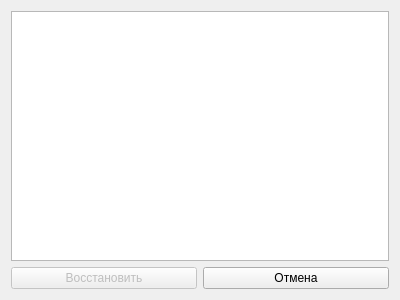
<?xml version="1.0" encoding="UTF-8"?>
<ui version="4.0">
 <class>RestoreDialog</class>
 <widget class="QDialog" name="RestoreDialog">
  <property name="windowTitle">
   <string>Выберите точку восстановления</string>
  </property>
  <property name="minimumSize">
   <size>
    <width>400</width>
    <height>300</height>
   </size>
  </property>
  
  <layout class="QVBoxLayout">
   <item>
    <widget class="QListWidget" name="listWidget"/>
   </item>
   
   <item>
    <layout class="QHBoxLayout">
     <item>
      <widget class="QPushButton" name="restoreBtn">
       <property name="text">
        <string>Восстановить</string>
       </property>
       <property name="enabled">
        <bool>false</bool>
       </property>
      </widget>
     </item>
     <item>
      <widget class="QPushButton" name="cancelBtn">
       <property name="text">
        <string>Отмена</string>
       </property>
      </widget>
     </item>
    </layout>
   </item>
  </layout>
 </widget>
</ui>
